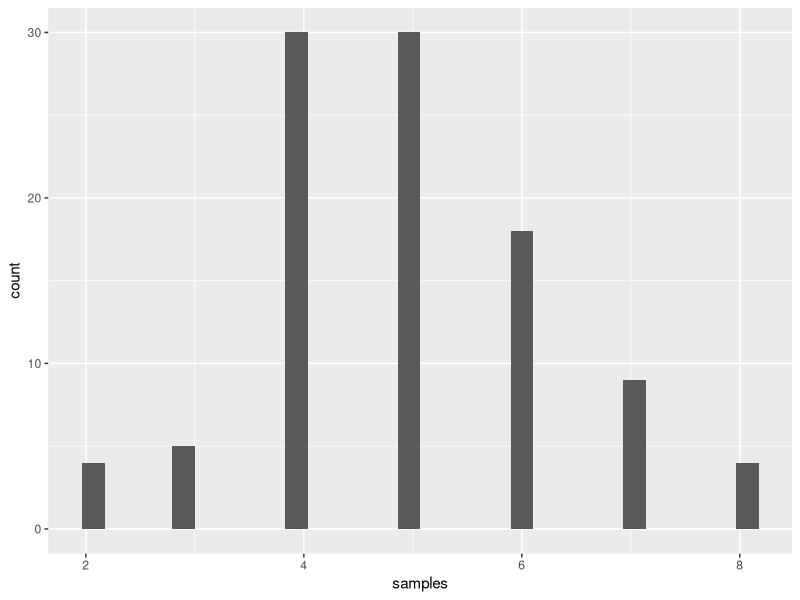
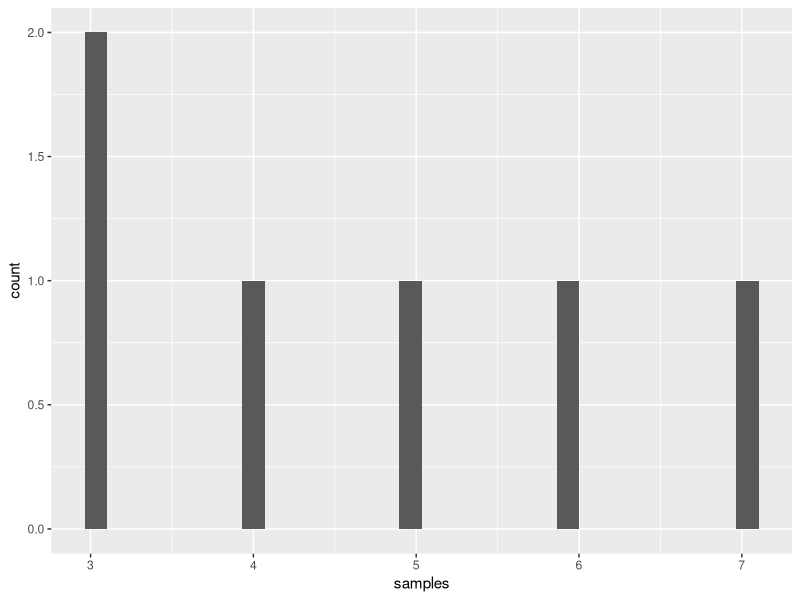
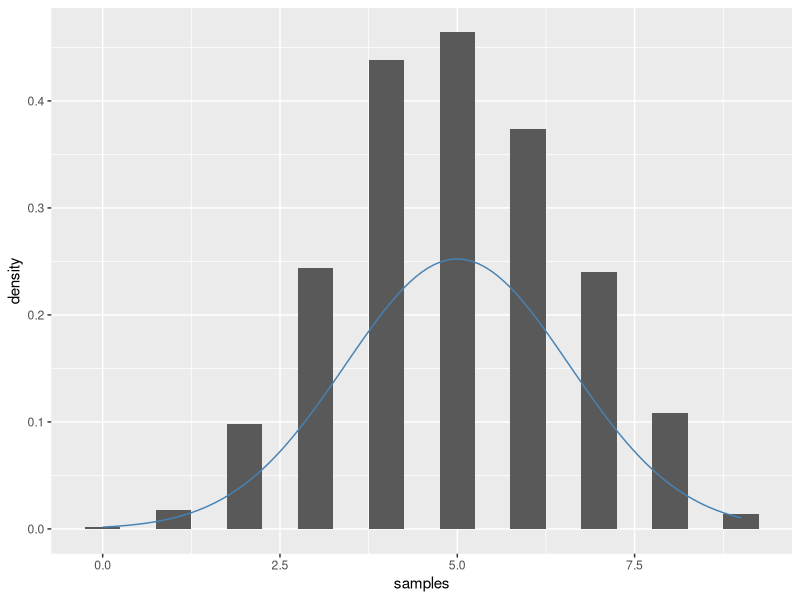

Source code (R) for these figures, in order:
# ---- 0. Setup and load libraries, if any ----

library(ggplot2)  # load the graphing library


# ---- 1. Binomial Distribution ----

samples1 <- rbinom(n=100, size=10, prob=0.5)
head(samples1)
mean(samples1)
sd(samples1)**2

# What do the parameters mean? What underlying Bernoulli distribution do they
# correspond to?

ggplot(data=data.frame(samples1), aes(x=samples1)) +
  geom_histogram() +
  xlab("samples")


# ---- 2. Small n ----

samples2 <- rbinom(n=6, size=10, prob=0.5)
head(samples2)
mean(samples2)
sd(samples2)**2

ggplot(data=data.frame(samples2), aes(x=samples2)) +
  geom_histogram() +
  xlab("samples")


# ---- 3. Normal approximation ----

samples3 <- rbinom(n=1000, size=10, prob=0.5)
head(samples3)
mean(samples3)
sd(samples3)**2

# How would you find the mean and variance for the normal approximation?

mean <- 10*0.5  # E[X] = np
var <- 10*0.5*(1-0.5)  # var(X) = np(1-p)
ybreaks = seq(0,50,5) 

# Note: histogram and density here have different areas (not scaled)
ggplot(data=data.frame(samples3), aes(x=samples3)) +
  geom_histogram(aes(y=after_stat(density)), binwidth=0.5) + 
  stat_function(fun=dnorm, args=list(mean=mean, sd=sqrt(var)), color='steelblue') +
  xlab("samples")
